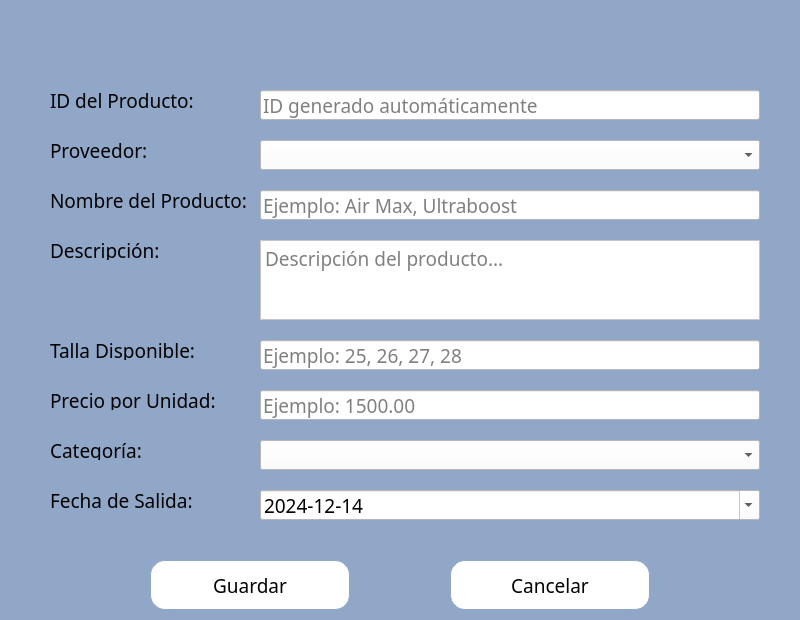
<?xml version="1.0" encoding="UTF-8"?>
<ui version="4.0">
 <class>EditarProductoWindow</class>
 <widget class="QWidget" name="EditarProductoWindow">
  <property name="geometry">
   <rect>
    <x>0</x>
    <y>0</y>
    <width>800</width>
    <height>620</height>
   </rect>
  </property>
  <property name="windowTitle">
   <string>Editar Producto</string>
  </property>
  <widget class="QFrame" name="frame">
   <property name="geometry">
    <rect>
     <x>0</x>
     <y>0</y>
     <width>800</width>
     <height>620</height>
    </rect>
   </property>
   <property name="font">
    <font>
     <family>Arial Rounded MT Bold</family>
     <pointsize>16</pointsize>
    </font>
   </property>
   <property name="styleSheet">
    <string notr="true">color: rgb(2, 2, 2);
background-color: qlineargradient(spread:pad, x1:0, y1:0, x2:0, y2:1, stop:0 rgba(255, 0, 0, 255), stop:0.339795 rgba(255, 0, 0, 255), stop:0.339799 rgba(255, 255, 255, 255), stop:0.662444 rgba(255, 255, 255, 255), stop:0.662469 rgba(0, 0, 255, 255), stop:1 rgba(0, 0, 255, 255));
background-color: rgb(144, 167, 200);</string>
   </property>
   <widget class="QLabel" name="labelIDProducto">
    <property name="geometry">
     <rect>
      <x>50</x>
      <y>90</y>
      <width>200</width>
      <height>20</height>
     </rect>
    </property>
    <property name="font">
     <font>
      <family>Arial Rounded MT Bold</family>
      <pointsize>14</pointsize>
     </font>
    </property>
    <property name="text">
     <string>ID del Producto:</string>
    </property>
   </widget>
   <widget class="QLineEdit" name="lineEditIDProducto">
    <property name="geometry">
     <rect>
      <x>260</x>
      <y>90</y>
      <width>500</width>
      <height>30</height>
     </rect>
    </property>
    <property name="font">
     <font>
      <family>Arial Rounded MT Bold</family>
      <pointsize>14</pointsize>
     </font>
    </property>
    <property name="styleSheet">
     <string notr="true">background-color: rgb(255, 255, 255);</string>
    </property>
    <property name="readOnly">
     <bool>true</bool>
    </property>
    <property name="placeholderText">
     <string>ID generado automáticamente</string>
    </property>
   </widget>
   <widget class="QLabel" name="labelProveedor">
    <property name="geometry">
     <rect>
      <x>50</x>
      <y>140</y>
      <width>200</width>
      <height>20</height>
     </rect>
    </property>
    <property name="font">
     <font>
      <family>Arial Rounded MT Bold</family>
      <pointsize>14</pointsize>
     </font>
    </property>
    <property name="text">
     <string>Proveedor:</string>
    </property>
   </widget>
   <widget class="QComboBox" name="comboBoxProveedor">
    <property name="geometry">
     <rect>
      <x>260</x>
      <y>140</y>
      <width>500</width>
      <height>30</height>
     </rect>
    </property>
    <property name="font">
     <font>
      <family>Arial Rounded MT Bold</family>
      <pointsize>14</pointsize>
     </font>
    </property>
    <property name="autoFillBackground">
     <bool>false</bool>
    </property>
    <property name="styleSheet">
     <string notr="true">background-color: rgb(255, 255, 255);
</string>
    </property>
    <property name="editable">
     <bool>false</bool>
    </property>
   </widget>
   <widget class="QLabel" name="labelNombreProducto">
    <property name="geometry">
     <rect>
      <x>50</x>
      <y>190</y>
      <width>200</width>
      <height>20</height>
     </rect>
    </property>
    <property name="font">
     <font>
      <family>Arial Rounded MT Bold</family>
      <pointsize>14</pointsize>
     </font>
    </property>
    <property name="text">
     <string>Nombre del Producto:</string>
    </property>
   </widget>
   <widget class="QLineEdit" name="lineEditNombreProducto">
    <property name="geometry">
     <rect>
      <x>260</x>
      <y>190</y>
      <width>500</width>
      <height>30</height>
     </rect>
    </property>
    <property name="font">
     <font>
      <family>Arial Rounded MT Bold</family>
      <pointsize>14</pointsize>
     </font>
    </property>
    <property name="styleSheet">
     <string notr="true">background-color: rgb(255, 255, 255);</string>
    </property>
    <property name="placeholderText">
     <string>Ejemplo: Air Max, Ultraboost</string>
    </property>
   </widget>
   <widget class="QLabel" name="labelDescripcion">
    <property name="geometry">
     <rect>
      <x>50</x>
      <y>240</y>
      <width>200</width>
      <height>20</height>
     </rect>
    </property>
    <property name="font">
     <font>
      <family>Arial Rounded MT Bold</family>
      <pointsize>14</pointsize>
     </font>
    </property>
    <property name="text">
     <string>Descripción:</string>
    </property>
   </widget>
   <widget class="QTextEdit" name="textEditDescripcion">
    <property name="geometry">
     <rect>
      <x>260</x>
      <y>240</y>
      <width>500</width>
      <height>80</height>
     </rect>
    </property>
    <property name="font">
     <font>
      <family>Arial Rounded MT Bold</family>
      <pointsize>14</pointsize>
     </font>
    </property>
    <property name="styleSheet">
     <string notr="true">background-color: rgb(255, 255, 255);</string>
    </property>
    <property name="placeholderText">
     <string>Descripción del producto...</string>
    </property>
   </widget>
   <widget class="QLabel" name="labelTalla">
    <property name="geometry">
     <rect>
      <x>50</x>
      <y>340</y>
      <width>200</width>
      <height>20</height>
     </rect>
    </property>
    <property name="font">
     <font>
      <family>Arial Rounded MT Bold</family>
      <pointsize>14</pointsize>
     </font>
    </property>
    <property name="text">
     <string>Talla Disponible:</string>
    </property>
   </widget>
   <widget class="QLineEdit" name="lineEditTalla">
    <property name="geometry">
     <rect>
      <x>260</x>
      <y>340</y>
      <width>500</width>
      <height>30</height>
     </rect>
    </property>
    <property name="font">
     <font>
      <family>Arial Rounded MT Bold</family>
      <pointsize>14</pointsize>
     </font>
    </property>
    <property name="styleSheet">
     <string notr="true">background-color: rgb(255, 255, 255);</string>
    </property>
    <property name="placeholderText">
     <string>Ejemplo: 25, 26, 27, 28</string>
    </property>
   </widget>
   <widget class="QLabel" name="labelPrecio">
    <property name="geometry">
     <rect>
      <x>50</x>
      <y>390</y>
      <width>200</width>
      <height>20</height>
     </rect>
    </property>
    <property name="font">
     <font>
      <family>Arial Rounded MT Bold</family>
      <pointsize>14</pointsize>
     </font>
    </property>
    <property name="text">
     <string>Precio por Unidad:</string>
    </property>
   </widget>
   <widget class="QLineEdit" name="lineEditPrecio">
    <property name="geometry">
     <rect>
      <x>260</x>
      <y>390</y>
      <width>500</width>
      <height>30</height>
     </rect>
    </property>
    <property name="font">
     <font>
      <family>Arial Rounded MT Bold</family>
      <pointsize>14</pointsize>
     </font>
    </property>
    <property name="styleSheet">
     <string notr="true">background-color: rgb(255, 255, 255);</string>
    </property>
    <property name="placeholderText">
     <string>Ejemplo: 1500.00</string>
    </property>
   </widget>
   <widget class="QLabel" name="labelCategoria">
    <property name="geometry">
     <rect>
      <x>50</x>
      <y>440</y>
      <width>200</width>
      <height>20</height>
     </rect>
    </property>
    <property name="font">
     <font>
      <family>Arial Rounded MT Bold</family>
      <pointsize>14</pointsize>
     </font>
    </property>
    <property name="text">
     <string>Categoría:</string>
    </property>
   </widget>
   <widget class="QComboBox" name="comboBoxCategoria">
    <property name="geometry">
     <rect>
      <x>260</x>
      <y>440</y>
      <width>500</width>
      <height>30</height>
     </rect>
    </property>
    <property name="font">
     <font>
      <family>Arial Rounded MT Bold</family>
      <pointsize>14</pointsize>
     </font>
    </property>
    <property name="autoFillBackground">
     <bool>false</bool>
    </property>
    <property name="styleSheet">
     <string notr="true">background-color: rgb(255, 255, 255);
</string>
    </property>
   </widget>
   <widget class="QLabel" name="labelFechaSalida">
    <property name="geometry">
     <rect>
      <x>50</x>
      <y>490</y>
      <width>200</width>
      <height>20</height>
     </rect>
    </property>
    <property name="font">
     <font>
      <family>Arial Rounded MT Bold</family>
      <pointsize>14</pointsize>
     </font>
    </property>
    <property name="text">
     <string>Fecha de Salida:</string>
    </property>
   </widget>
   <widget class="QDateEdit" name="dateEditFechaSalida">
    <property name="geometry">
     <rect>
      <x>260</x>
      <y>490</y>
      <width>500</width>
      <height>30</height>
     </rect>
    </property>
    <property name="font">
     <font>
      <family>Arial Rounded MT Bold</family>
      <pointsize>14</pointsize>
     </font>
    </property>
    <property name="styleSheet">
     <string notr="true">background-color: rgb(255, 255, 255);</string>
    </property>
    <property name="dateTime">
     <datetime>
      <hour>0</hour>
      <minute>0</minute>
      <second>0</second>
      <year>2024</year>
      <month>12</month>
      <day>14</day>
     </datetime>
    </property>
    <property name="minimumDateTime">
     <datetime>
      <hour>0</hour>
      <minute>0</minute>
      <second>0</second>
      <year>2024</year>
      <month>12</month>
      <day>2</day>
     </datetime>
    </property>
    <property name="displayFormat">
     <string>yyyy-MM-dd</string>
    </property>
    <property name="calendarPopup">
     <bool>true</bool>
    </property>
   </widget>
   <widget class="QPushButton" name="btnGuardar">
    <property name="geometry">
     <rect>
      <x>150</x>
      <y>560</y>
      <width>200</width>
      <height>50</height>
     </rect>
    </property>
    <property name="font">
     <font>
      <family>Arial Rounded MT Bold</family>
      <pointsize>14</pointsize>
     </font>
    </property>
    <property name="styleSheet">
     <string notr="true">QPushButton{
    background-color: rgb(255, 255, 255);
    border-radius: 15px;
    border: 1px solid rgb(144, 167, 200);
}

QPushButton:hover{
    background-color: rgb(227, 227, 227);
    border: 1px solid rgb(120, 140, 180);
}</string>
    </property>
    <property name="text">
     <string>Guardar</string>
    </property>
   </widget>
   <widget class="QPushButton" name="btnCancelar">
    <property name="geometry">
     <rect>
      <x>450</x>
      <y>560</y>
      <width>200</width>
      <height>50</height>
     </rect>
    </property>
    <property name="font">
     <font>
      <family>Arial Rounded MT Bold</family>
      <pointsize>14</pointsize>
     </font>
    </property>
    <property name="styleSheet">
     <string notr="true">QPushButton{
    background-color: rgb(255, 255, 255);
    border-radius: 15px;
    border: 1px solid rgb(144, 167, 200);
}

QPushButton:hover{
    background-color: rgb(227, 227, 227);
    border: 1px solid rgb(120, 140, 180);
}</string>
    </property>
    <property name="text">
     <string>Cancelar</string>
    </property>
   </widget>
   <widget class="QLabel" name="regresar">
    <property name="geometry">
     <rect>
      <x>0</x>
      <y>0</y>
      <width>90</width>
      <height>90</height>
     </rect>
    </property>
    <property name="font">
     <font>
      <family>Arial Rounded MT Bold</family>
      <pointsize>16</pointsize>
     </font>
    </property>
    <property name="styleSheet">
     <string>
        QLabel {
            font-family: &quot;Arial Rounded MT Bold&quot;;
            font-size: 16pt;
            border-radius: 10px;
        }
        QLabel:hover {
            background-color: #ccc;
        }
        QLabel:pressed {
            background-color: #aaa;
        }
     </string>
    </property>
    <property name="text">
     <string/>
    </property>
    <property name="pixmap">
     <pixmap>../flecha.png</pixmap>
    </property>
    <property name="scaledContents">
     <bool>true</bool>
    </property>
   </widget>
  </widget>
 </widget>
 <resources/>
 <connections/>
</ui>
